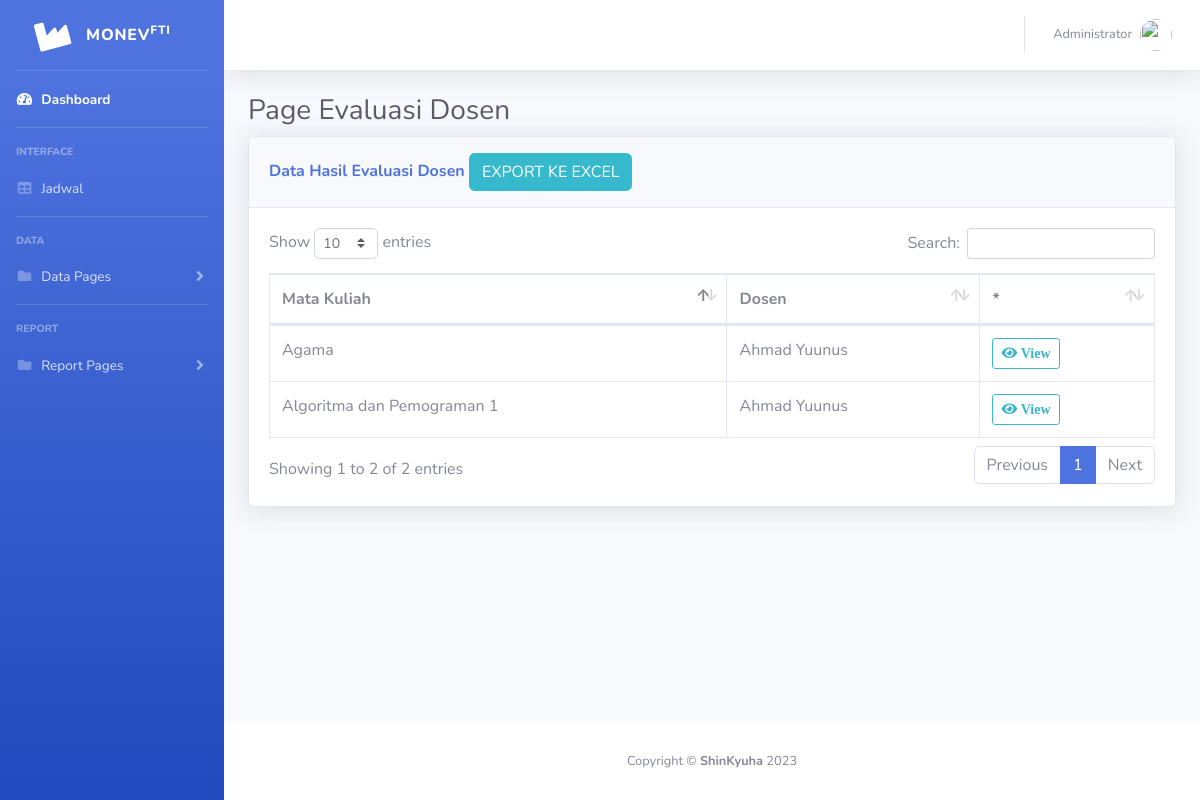
The page /evadom.php (signed in) on the database its author committed.
### tables this page shows
CREATE TABLE `dosen` (
  `ID` int(10) NOT NULL,
  `NIP` varchar(32) NOT NULL,
  `Nama` varchar(100) NOT NULL,
  `Kode_Dosen` varchar(6) NOT NULL
);

CREATE TABLE `jadwal` (
  `ID` int(10) NOT NULL,
  `Kode_MataKuliah` varchar(16) NOT NULL,
  `NIP` varchar(32) NOT NULL,
  `Hari` varchar(10) NOT NULL,
  `Jam_Awal` time NOT NULL,
  `Jam_Akhir` time NOT NULL,
  `Kelas` varchar(6) NOT NULL,
  `Ruang` varchar(6) NOT NULL,
  `Gabungan` varchar(6) NOT NULL
);

CREATE TABLE `matakuliah` (
  `ID` int(10) NOT NULL,
  `Kode_MataKuliah` varchar(16) NOT NULL,
  `Nama_MataKuliah` varchar(100) NOT NULL,
  `SKS` int(2) NOT NULL,
  `Prasyarat` varchar(6) NOT NULL,
  `Semester` int(2) NOT NULL,
  `Jenis_MataKuliah` varchar(100) NOT NULL
);

### config/config.php (called while the page is built, shortened)
<?php
$server = "localhost";
$user = "root";
$password = "";
$nama_database = "simonkbm";
$db = mysqli_connect($server, $user, $password, $nama_database);
function query($query)
{
    global $db;
    $result = mysqli_query($db, $query);
    $rows = [];
    while ($row = mysqli_fetch_assoc($result)) {
        $rows[] = $row;
    }
    return $rows;
}

### evadom.php (the view, shortened to what this page needs)
<!DOCTYPE html>
<?php
require('config/config.php');
?>
<html lang="en">
<head>
    <link href="assets/vendor/fontawesome-free/css/all.min.css" rel="stylesheet" type="text/css">
    <link href="assets/css/sb-admin-2.min.css" rel="stylesheet">
    <link href="assets/vendor/datatables/dataTables.bootstrap4.min.css" rel="stylesheet">
    <link rel="stylesheet" href="https://cdnjs.cloudflare.com/ajax/libs/bootstrap-select/1.13.18/css/bootstrap-select.min.css" />
</head>
<body id="page-top">
    <div id="wrapper">
    <?php include "sidebar.php";?>
        <div id="content-wrapper" class="d-flex flex-column">
            <div id="content">
            <?php include "topbar.php";?>
                <div class="container-fluid">
                    <h1 class="h3 mb-2 text-gray-800">Page Evaluasi Dosen</h1>
                    <div class="card shadow mb-4">
                        <div class="card-header py-3">
                            <h6 class="m-0 font-weight-bold text-primary">Data Hasil Evaluasi Dosen
                            <a class="btn btn-info" target="_blank" href="ExpEvadom.php">EXPORT KE EXCEL</a>
                            </h6>
                        </div>
                        <div class="card-body">
                            <div class="table-responsive">
                                <table class="table table-bordered" id="dataTable" width="100%" cellspacing="0">
                                    <thead>
                                        <tr>
                                            <th>Mata Kuliah</th>
                                            <th>Dosen</th>
                                            <th>*</th>
                                        </tr>
                                    </thead>
                                    <tbody>
                                        <?php
                                        $dataKat = query("SELECT * FROM jadwal INNER JOIN matakuliah ON jadwal.Kode_MataKuliah = matakuliah.Kode_Matakuliah INNER JOIN dosen ON jadwal.NIP = dosen.NIP");
                                        foreach ($dataKat as $row) :
                                        ?>
                                            <tr>
                                                <td><?= $row['Nama_MataKuliah']; ?></td>
                                                <td><?= $row['Nama']; ?></td>
                                                <td>
                                                    <form action="" method="post">
                                                        <button id="show-monev" name="show-monev" class="btn btn-sm btn-outline-info" data-id="<?= $row['Kode_MataKuliah']; ?>"><i class="fas fa-eye"> View</i></button>
                                                    </form>
                                                </td>
                                            </tr>
                                        <?php
                                        endforeach;
                                        ?>
                                    </tbody>
                                </table>
                            </div>
                        </div>
                    </div>
                </div>
            </div>
            <?php include 'footer.php';?>
        </div>
    </div>
</body>
</html>

### topbar.php (shortened to what this page needs)
<?php
if ($_SESSION["lvs"]=="Mahasiswa") {
    $a = $_SESSION['usp'];
    $user = query("SELECT Nama As nm FROM mahasiswa WHERE NPM = $a")[0];
    $permis = query("SELECT plotkelas.Status FROM plotkelas WHERE NPM = $a")[0];
} else {
    $a = $_SESSION['usp'];
    $user = query("SELECT Nama AS nm FROM dosen WHERE NIP = '$a'")[0];
}
?>
<nav class="navbar navbar-expand navbar-light bg-white topbar mb-4 static-top shadow">
<ul class="navbar-nav ml-auto">
    <li class="nav-item dropdown no-arrow">
        <a class="nav-link dropdown-toggle" href="#" id="userDropdown" role="button"
            data-toggle="dropdown" aria-haspopup="true" aria-expanded="false">
            <span class="mr-2 d-none d-lg-inline text-gray-600 small"><?php echo $user['nm']; ?></span>
            <img class="img-profile rounded-circle"
                src="assets/img/prof-icon.jpg">
        </a>
    </li>
</ul>
</nav>

### rows shown on the page
dosen: Nama "Administrator"
jadwal: matakuliah.Nama_MataKuliah "Agama", dosen.Nama "Ahmad Yuunus"
jadwal: matakuliah.Nama_MataKuliah "Algoritma dan Pemograman 1", dosen.Nama "Ahmad Yuunus"
